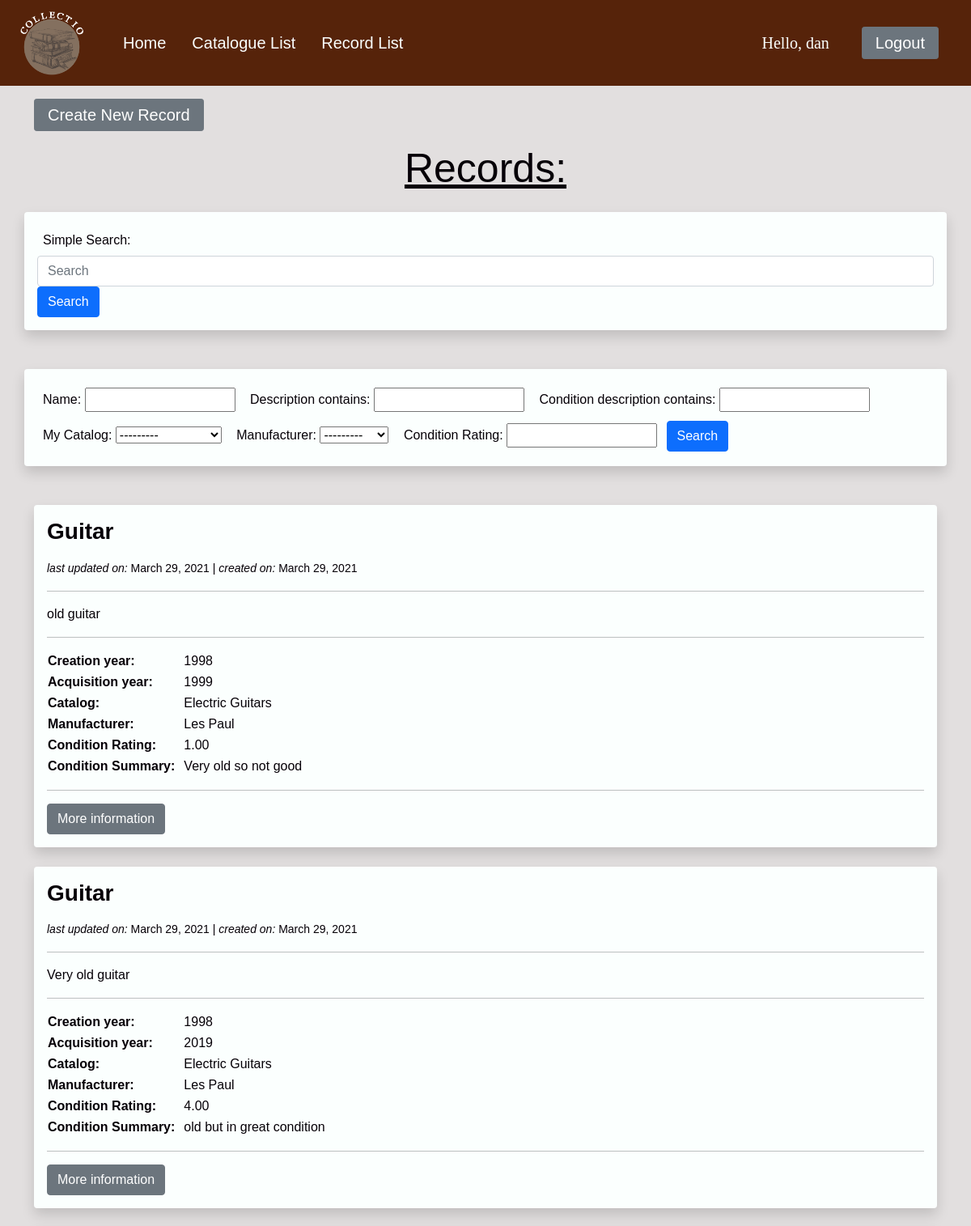
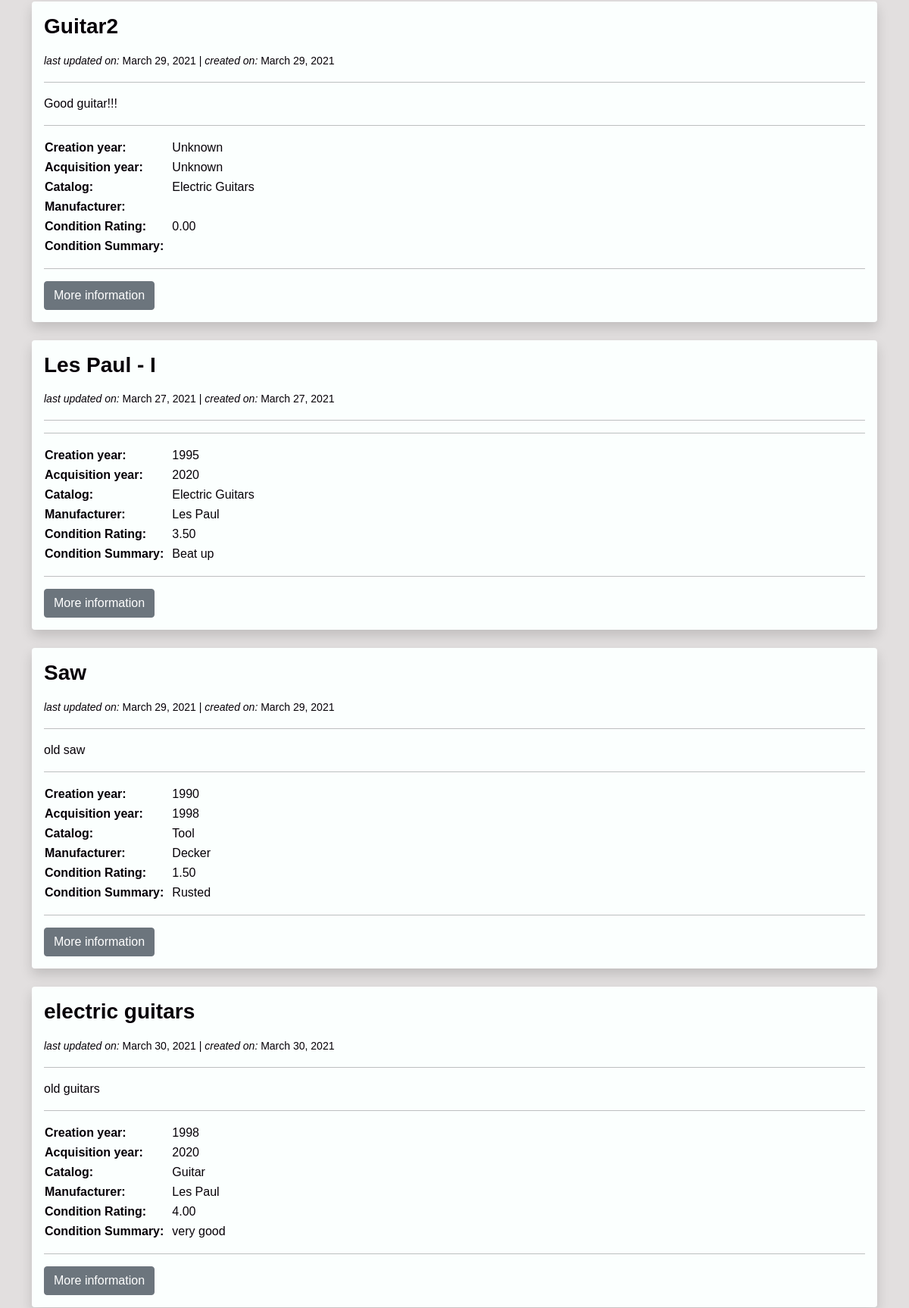
Before: /search/ (signed in, upper part) with the older database file (2 pictures, top to bottom).
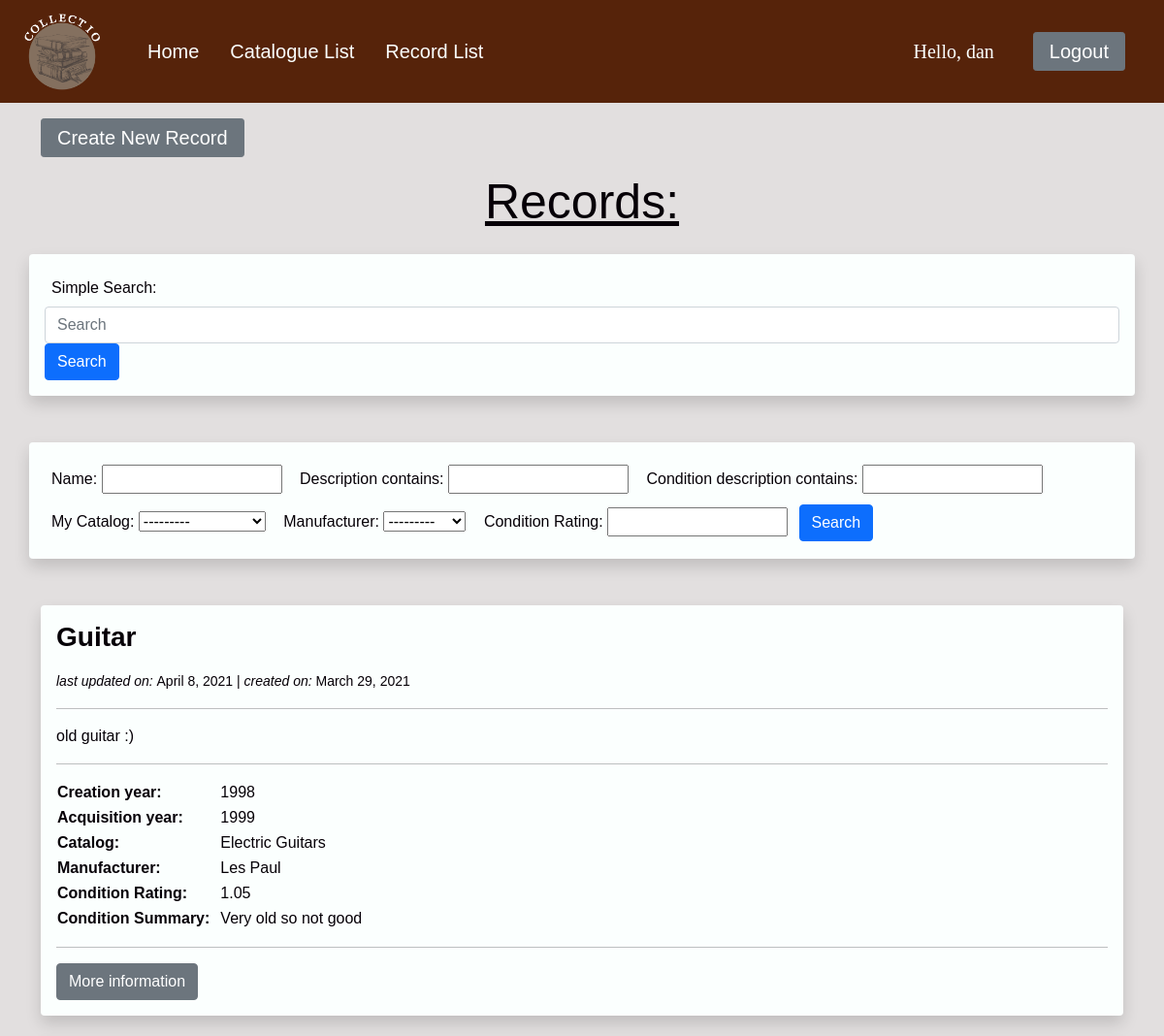
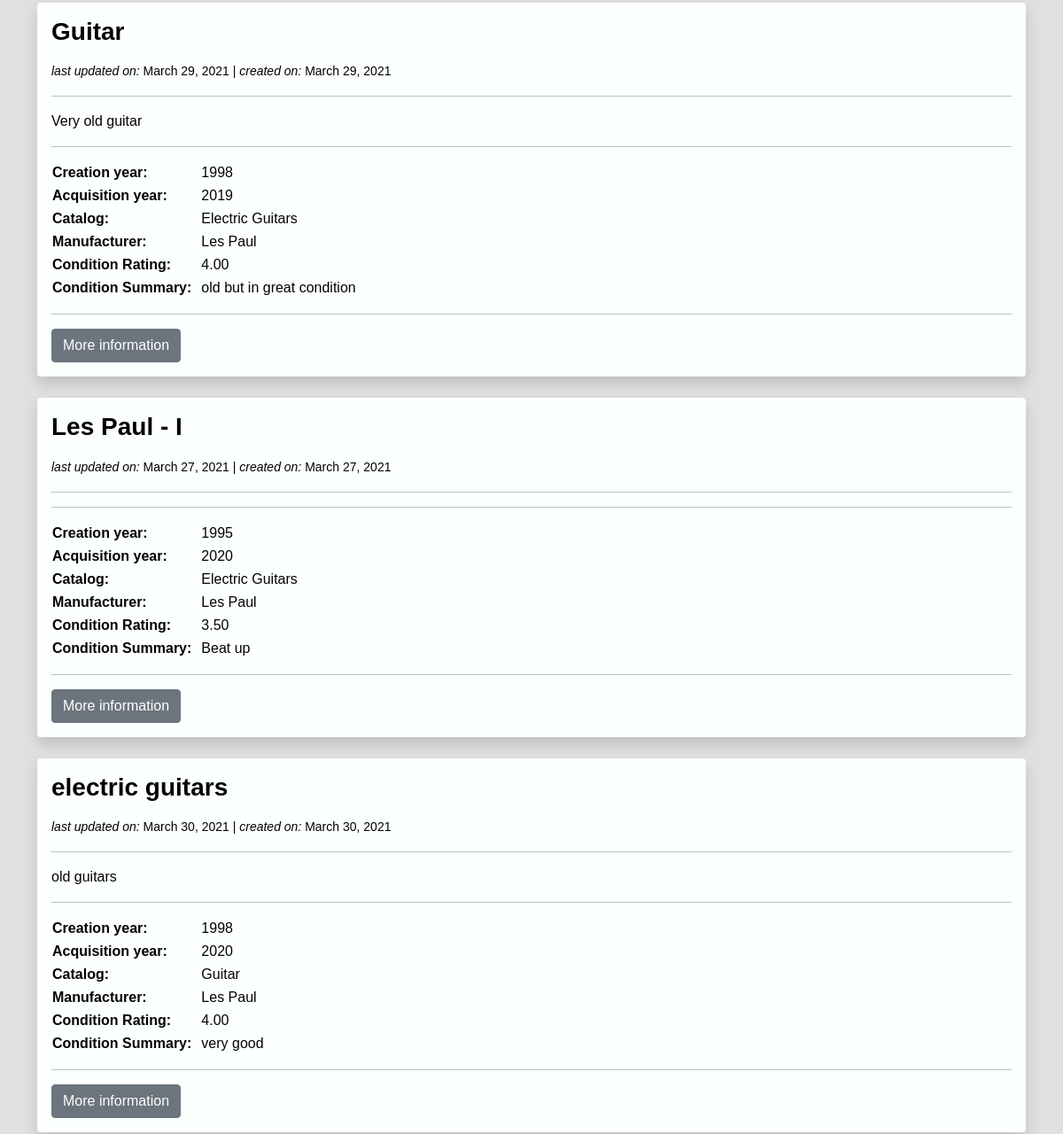
After: the same page with the newer database file (2 pictures, top to bottom).
### catalog/models.py (models this page shows, shortened)
class CommonInfo(models.Model):
    id = models.AutoField(primary_key=True)
    created_at = models.DateField(auto_now_add=True, editable=False)
    updated_at = models.DateField(auto_now=True, editable=False)
    name = models.CharField(max_length=100, help_text='Enter name')
    description = models.TextField(blank=True, help_text='Enter description')
    class Meta:
        abstract = True
        ordering = ['name', '-updated_at'] # '-' reverses order, e.i. newest first

class Record(CommonInfo):
    my_catalog = models.ForeignKey(Catalog, on_delete=models.CASCADE) # Many records to one Catalog. Deletes all records associated with deleted catalog.
    acquisition_date = models.CharField(max_length=100, help_text='Please use the following format: <em>YYYY - YYYY<\em>', blank=True, default='Unknown')
    creation_date = models.CharField(max_length=100, help_text='Please use the following format: <em>YYYY<\em>', blank=True, default='Unknown')
    manufacturer = models.ForeignKey('Manufacturer', null=True, blank=True, on_delete=SET_NULL)
    condition_rating =  DecimalField(
        help_text='Enter condition rating from 0 to 5',
        default=0,
        decimal_places=2,
        max_digits=3,
        validators=[MinValueValidator(Decimal('0')), MaxValueValidator(Decimal('5'))]
    )
    condition_description = models.TextField(blank=True, help_text='Enter condition description')

class Catalog (CommonInfo):
    created_by = models.ForeignKey(User, on_delete=models.CASCADE)
    def __str__(self):
        return f'{self.name}'

class Manufacturer (models.Model):
    name = models.CharField(max_length=100, help_text='Enter name')
    def __str__(self):
        return f'{self.name}'

### catalog/views.py (the view)
# urls.py: path('search/', views.advancedSearch, name='search'),
@login_required(login_url='/login')
def advancedSearch(request):
    catalogs = models.Catalog.objects.all()
    manufacturers = models.Manufacturer.objects.all()
    if request.user.is_superuser:
        records = models.Record.objects.all()
    else:
        records = models.Record.objects.filter(my_catalog__created_by=request.user)
    provenances = models.Provenance.objects.all()
    myFilter = RecordFilter(request.GET, queryset=records)
    records = myFilter.qs
    context = {
        'records': records,
        'provenances': provenances,
        'myFilter': myFilter,
        'catalogs': catalogs,
        'manufacturers': manufacturers,
    }
    return render(request, 'catalog/recordlist.html', context)

### catalog/templates/catalog/recordlist.html (shortened to what the changed rows need)
{% extends "catalog/base.html" %}
{% block content %}
    <h2 class="h2" style="text-align: center; color: #060007; font-size: 50px; text-decoration: underline;">
        Records:</h2><p></p>
    <br>
    {% if myFilter %}
        <br>
    {% endif %}
    <div class="container">
        {% for record in records %}
            <div class="row align-items-center">
                <div class="shadow p-3 mb-3 bg-dark rounded">
                    <h3 class="text" style="font-weight:bold;font-size:28px;">
                        <p class="record-title">{{ record.name }}</p>
                    </h3>
                    <p class="text"><small> <em> last updated on: </em> {{ record.updated_at }} | <em>
                        created on: </em> {{ record.created_at }} </small></p>
                    <hr>
                    <p class="text"> {{ record.description }}</p>
                    <hr>
                    <table>
                        <tr>
                            <td style="text-align: left;"><strong>Creation year: </strong></td>
                            <td style="text-align: left;">  {{ record.creation_date }} </td>
                        </tr>
                        <tr>
                            <td style="text-align: left;"><strong>Acquisition year: </strong></td>
                            <td style="text-align: left;">  {{ record.acquisition_date }} </td>
                        </tr>
                        <tr>
                            <td style="text-align: left;"><strong>Catalog: </strong></td>
                            <td style="text-align: left;"> {{ record.my_catalog.name }}</td>
                        </tr>
                        <tr>
                            <td style="text-align: left;"><strong>Manufacturer: </strong></td>
                            <td style="text-align: left;">  {{ record.manufacturer.name }} </td>
                        </tr>
                        <tr>
                            <td style="text-align: left;"><strong>Condition Rating: </strong></td>
                            <td style="text-align: left;">  {{ record.condition_rating }} </td>
                        </tr>
                        <tr>
                            <td style="text-align: left;"><strong>Condition Summary: </strong></td>
                            <td style="text-align: left;">  {{ record.condition_description }} </td>
                        </tr>
                    </table>
                    <hr>
                    <a class="btn btn-secondary" href="{% url 'record-detail' pk=record.id %}">More information</a>
                </div>
            </div>
        {% endfor %}
    </div>
    </div>
{% endblock content %}

Changed rows visible on the page:
removed Record: name "Guitar2", updated_at "March 29, 2021", created_at "March 29, 2021", description "Good guitar!!!", creation_date "Unknown", acquisition_date "Unknown", my_catalog.name "Electric Guitars", condition_rating "0.00"
removed Record: name "Saw", updated_at "March 29, 2021", created_at "March 29, 2021", description "old saw", creation_date "1990", acquisition_date "1998", my_catalog.name "Tool", manufacturer.name "Decker", condition_rating "1.50", condition_description "Rusted"
changed Record "Very old so not good": updated_at "March 29, 2021" → "April 8, 2021"; description "old guitar" → "old guitar :)"; condition_rating "1.00" → "1.05"
